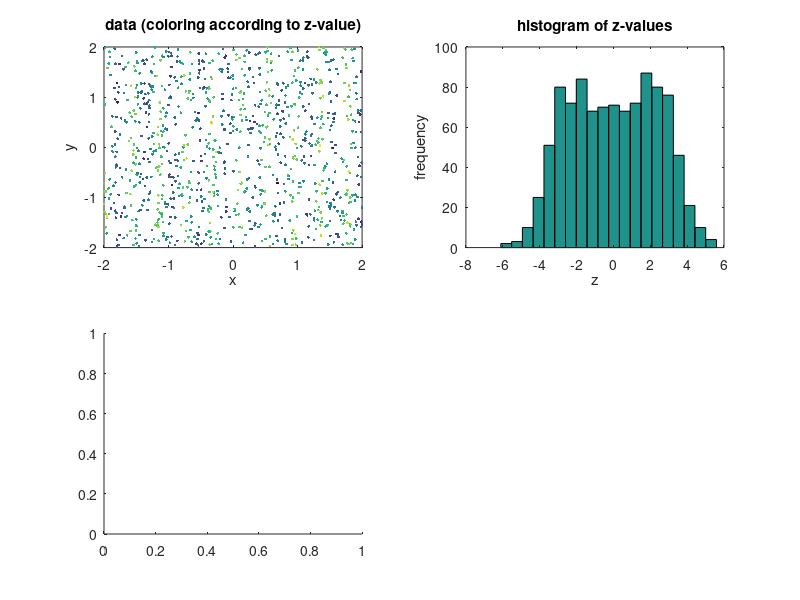

Here is the MATLAB script that generated this plot: (Note: this script raises an error after producing the figure.)
clear
% Variogram Demo
x = rand(1000,1)*4-2;
y = rand(1000,1)*4-2;
z = 3*sin(x*15)+ randn(size(x));

subplot(2,2,1)
scatter(x,y,4,z,'filled'); box on;
ylabel('y'); xlabel('x')
title('data (coloring according to z-value)')
subplot(2,2,2)
hist(z,20)
ylabel('frequency'); xlabel('z')
title('histogram of z-values')
subplot(2,2,3)
d = variogram([x y],z,'plotit',true,'nrbins',50);
title('Isotropic variogram')
subplot(2,2,4)
d2 = variogram([x y],z,'plotit',true,'nrbins',50,'anisotropy',true);
title('Anisotropic variogram')